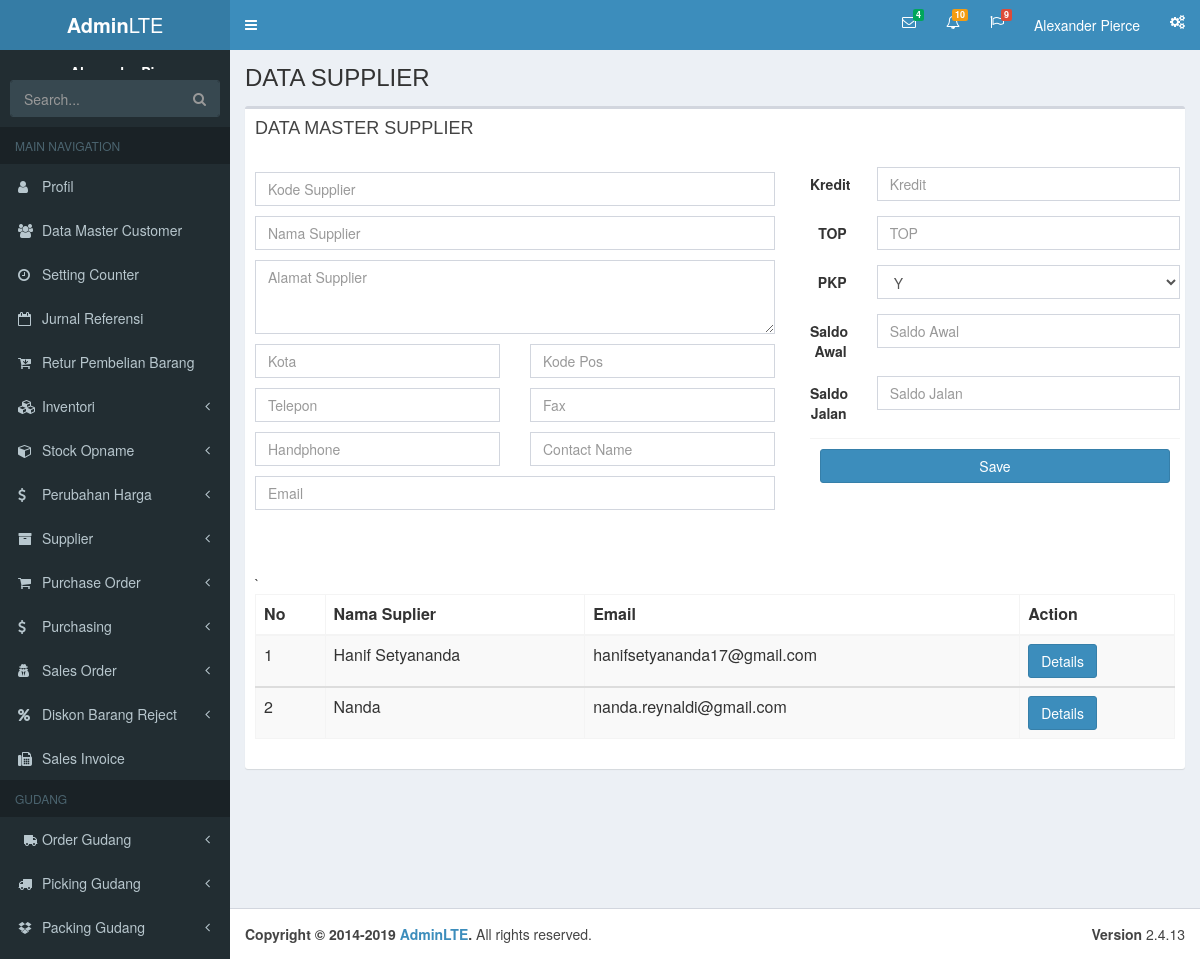
Before: /master_supplier/index.php with the older database file.
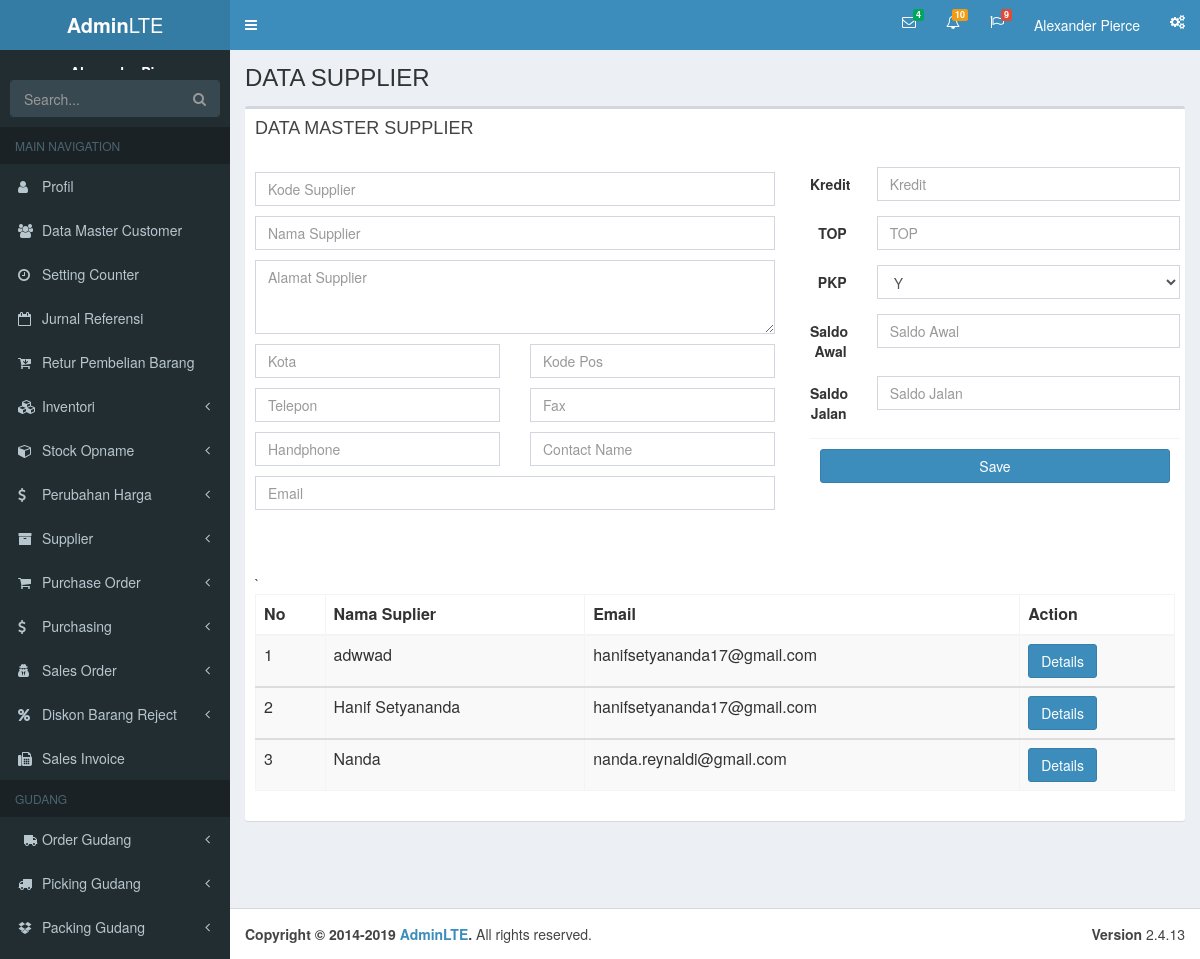
After: the same page with the newer database file.
### tables this page shows
CREATE TABLE `supplier` (
  `kode` varchar(255) NOT NULL,
  `nama` varchar(255) NOT NULL,
  `alamat` varchar(255) NOT NULL,
  `kota` varchar(255) NOT NULL,
  `kodepos` varchar(255) NOT NULL,
  `telepon` varchar(255) NOT NULL,
  `fax` varchar(255) NOT NULL,
  `handphone` varchar(255) NOT NULL,
  `contact_name` varchar(255) NOT NULL,
  `email` varchar(255) NOT NULL,
  `kredit` varchar(255) NOT NULL,
  `top` varchar(255) NOT NULL,
  `pkp` varchar(2) NOT NULL,
  `saldo_awal` varchar(255) DEFAULT '0',
  `saldo_jalan` varchar(255) NOT NULL DEFAULT '0',
  `created_at` timestamp NOT NULL DEFAULT current_timestamp(),
  `updated_at` timestamp NULL DEFAULT NULL ON UPDATE current_timestamp()
);

### env.php (called while the page is built, shortened)
<?php
$host = "localhost";
$user = "root";
$password = "";
$dbname = "brasco_pusat";
$conn = mysqli_connect($host, $user, $password, $dbname);
function query($query)
{
  global $conn;
  $result = mysqli_query($conn, $query);
  $rows = [];
  while ($row = mysqli_fetch_assoc($result)) {
    $rows[] = $row;
  }
  return $rows;
}

### master_supplier/index.php (the view, shortened to what the changed rows need)
<?php
include '../env.php';
?>
<?php $title = "Master Supplier";
include('../templates/header.php') ?>
<div class="content-wrapper">
  <section class="content-header">
    <h1>
      DATA SUPPLIER
    </h1>
  </section>
  <section class="content">
    <div class="row">
      <div class="col-xs-12">
        <div class="box">
          <div class="box-body">`
            <div class="table-responsive">
              <table id="example1" class="table table-bordered table-striped">
                <thead>
                  <tr>
                    <th>No</th>
                    <th>Nama Suplier</th>
                    <th>Email</th>
                    <th>Action</th>
                  </tr>
                </thead>
                <tbody>
                  <?php
                  $i = 1;
                  $sql = "SELECT * FROM supplier";
                  $data = query($sql);
                  foreach ($data as $datas) :
                    extract($datas);
                    ?>
                    <tr>
                      <td><?= $i ?></td>
                      <td><?= $nama ?></td>
                      <td><?= $email ?></td>
                      <td><button type="button" class="btn btn-primary" data-toggle="modal" data-target="#modal_<?= $i ?>">Details</button></td>
                    </tr>
                </tbody>
                <div class="modal fade" id="modal_<?= $i ?>" tabindex="-1" role="dialog" aria-hidden="true">
                  <div class="modal-dialog modal-lg">
                    <div class="modal-content">
                    <?php $i++;
                    endforeach; ?>
                    </div>
                  </div>
                </div>
            </div>
            </table>
          </div>
        </div>
      </div>
    </div>
</div>
</div>
<?php include('../templates/footer.php') ?>

Changed rows visible on the page:
added supplier: nama "adwwad", email "hanifsetyananda17@gmail.com"
